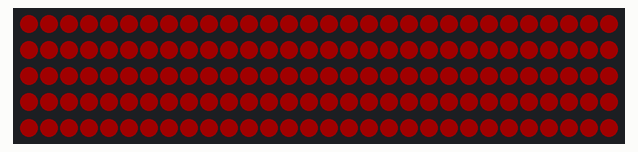
Recording of a sketch running on a simulated Arduino Pro Mini, built with avr-gcc and run on an emulated ATmega328P. Shown: 150 RGB LEDs in strip order, left to right, continuing on the next row. Dim RGB values are drawn brighter than linear.

Above: at 0.45 s.
At 9.88 s:
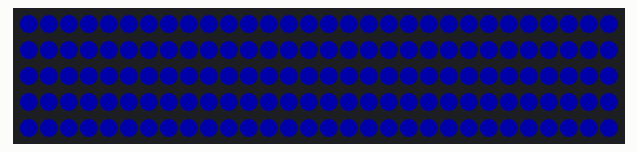
At 19.88 s:
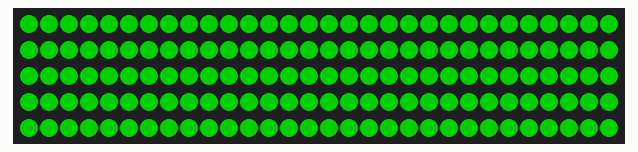
At 30.16 s:
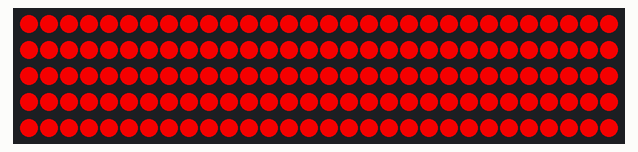
At 39.6 s:
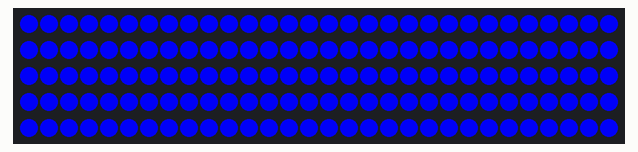

The sketch:

RGB_Christmas_Star.ino
```cpp
/*
 * Name: RGB_Christmas_Star
 * Author: EEJeffMan
 * Date: 11/24/19
 *
 * Description:
 *    Control 150 RGB LEDs.
 *
 *    Currently using WS2812 RGB LEDs.
 *
 *    Started with code from RGB_Lights project.
 *
 *    LED strip used: 16.4ft 150 pixel waterproof strip https://smile.amazon.com/gp/product/B01LSF4Q00/ref=ppx_yo_dt_b_asin_title_o01_s00?ie=UTF8&psc=1
 *
 *    Start by proving out on the Arduino Pro Mini 5V/16MHz, may change to something else later...
 *
 *    May not use the entire strip, but start by driving all of them to determine current draw and prove the concept.
 *
 *    RGB's use "FastLED" library, credit to tutorial in link below:
 *    https://howtomechatronics.com/tutorials/arduino/how-to-control-ws2812b-individually-addressable-leds-using-arduino/
 *
 *    To prove the concept: start with 6 colors, indexed in this order:
 *      Purple
 *      Blue
 *      Red
 *      Orange
 *      Green
 *      Yellow
 *
 *    MK I: LEDs illuminated all the time.
 *
 *    11/24/19:     Created project yesterday, updated description. May get time to edit source code later...
 */

#include <FastLED.h>

#define NUM_LEDS      150   //6
#define LED_PIN       11
#define COLOR_ORDER   GRB

// color table

/*
 * Values curtesy of https://www.rapidtables.com/web/color/RGB_Color.html
 */

 #define RED_R  255
 #define RED_G  0
 #define RED_B  0

 #define GREEN_R  0
 #define GREEN_G  255
 #define GREEN_B  0

 #define BLUE_R 0
 #define BLUE_G 0
 #define BLUE_B 255

 #define YELLOW_R 255
 #define YELLOW_G 255
 #define YELLOW_B 0

 #define PURPLE_R  127
 #define PURPLE_G  0
 #define PURPLE_B  255

 #define ORANGE_R  255
 #define ORANGE_G  128
 #define ORANGE_B  0

 // LED index (aka order of colors)
 /*#define PURPLE_LED   0b00000001
 #define BLUE_LED     0b00000010
 #define RED_LED      0b00000100
 #define ORANGE_LED   0b00001000
 #define GREEN_LED    0b00010000
 #define YELLOW_LED   0b00100000

 // first proof of concept... hard code to one of the 6 colors defined below - variables red[], green[], and blue[]
 #define HARD_CODED_COLOR_INDEX   5
*/
 //#define led_pin 16

 void set_leds();//unsigned int led_configuration);

CRGB leds[NUM_LEDS];
/*
const unsigned int red[6] = {YELLOW_R,GREEN_R,PURPLE_R,BLUE_R,RED_R,ORANGE_R};
const unsigned int green[6] = {YELLOW_G,GREEN_G,PURPLE_G,BLUE_G,RED_G,ORANGE_G};
const unsigned int blue[6] = {YELLOW_B,GREEN_B,PURPLE_B,BLUE_B,RED_B,ORANGE_B};
*/
void setup() {

  unsigned int i;

  Serial.begin(9600);

  //pinMode(led_pin, OUTPUT);

  //digitalWrite(led_pin, LOW);

  // put your setup code here, to run once:
  FastLED.addLeds<WS2812, LED_PIN, COLOR_ORDER>(leds, NUM_LEDS);

  //set_leds(PURPLE_LED | BLUE_LED | RED_LED | ORANGE_LED | GREEN_LED | YELLOW_LED);
/*
  for (i=0;i<NUM_LEDS;i++)
  {
    // assign colors to each pixel.
    set_leds();
  }
*/
  //digitalWrite(led_pin,HIGH);

  //FastLED.show();
}

void loop() {
  // put your main code here, to run repeatedly:

 // Fade in/fade out
  for(int j = 0; j < 3; j++ ) {
    memset(leds, 0, NUM_LEDS * 3);
    for(int k = 0; k < 256; k++) {
      for(int i = 0; i < NUM_LEDS; i++ ) {
        switch(j) {
          case 0: leds[i].r = k; break;
          case 1: leds[i].g = k; break;
          case 2: leds[i].b = k; break;
        }
      }
      FastLED.show();
      delay(3);
    }
    for(int k = 255; k >= 0; k--) {
      for(int i = 0; i < NUM_LEDS; i++ ) {
        switch(j) {
          case 0: leds[i].r = k; break;
          case 1: leds[i].g = k; break;
          case 2: leds[i].b = k; break;
        }
      }
      FastLED.show();
      delay(3);
    }
  }

  FastLED.show();
}

/*void set_leds()//unsigned int *led_configuration)
{
  / loop through bitmask to check if each LED should be on.
   * if it should be on, set the appropriate RGB values.
   * if it shouldnt be on, set the RGB values to 0.
   *
   * bitmask order follows that of the LED RGB const arrays.
   *
   * 11/24/19
   * Need to update this so that led_configuration is an array instead of a singla variable, to handle more pixels.
   * For now, a max of 150 pixels will be fine.
   *
   * change led_configuration to a pointer to an array
   *
   *
   /

  unsigned int i;
  //unsigned int temp_mask;

  //temp_mask = PURPLE_LED;   // TODO: instead of hard-coding to a value here, change it to a #define such as INITIAL_COLOR.
  for (i = 0; i<=NUM_LEDS; i++)
  {
    /if (led_configuration[j++] & temp_mask)
    {/
      leds[i] = CRGB(red[HARD_CODED_COLOR_INDEX], green[HARD_CODED_COLOR_INDEX], blue[HARD_CODED_COLOR_INDEX]);
    /}
    else
    {
      leds[i] = CRGB(0,0,0);
    }
    temp_mask = temp_mask << 1;   //next bitmask.
    /
  }
}*/

//end of file.
```
